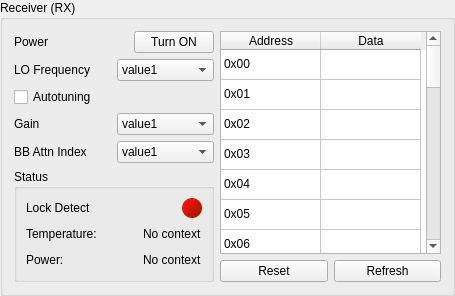
             <widget class="QGroupBox" name="gb_receiver">
              <property name="title">
               <string>Receiver (RX)</string>
              </property>
              <layout class="QVBoxLayout" name="verticalLayout_13">
               <item>
                <layout class="QHBoxLayout" name="horizontalLayout_13">
                 <item>
                  <layout class="QVBoxLayout" name="verticalLayout_8">
                   <item>
                    <layout class="QVBoxLayout" name="verticalLayout_9">
                     <item>
                      <layout class="QHBoxLayout" name="horizontalLayout_28">
                       <item>
                        <widget class="QLabel" name="lbl_power_rx">
                         <property name="text">
                          <string>Power</string>
                         </property>
                        </widget>
                       </item>
                       <item>
                        <spacer name="horizontalSpacer_11">
                         <property name="orientation">
                          <enum>Qt::Horizontal</enum>
                         </property>
                         <property name="sizeHint" stdset="0">
                          <size>
                           <width>40</width>
                           <height>20</height>
                          </size>
                         </property>
                        </spacer>
                       </item>
                       <item>
                        <widget class="QPushButton" name="btn_power_rx">
                         <property name="text">
                          <string>Turn ON</string>
                         </property>
                        </widget>
                       </item>
                      </layout>
                     </item>
                     <item>
                      <layout class="QHBoxLayout" name="horizontalLayout_15">
                       <item>
                        <widget class="QLabel" name="lbl_lo_frequency_rx">
                         <property name="text">
                          <string>LO Frequency</string>
                         </property>
                        </widget>
                       </item>
                       <item>
                        <widget class="QComboBox" name="cb_lo_frequency_rx">
                         <item>
                          <property name="text">
                           <string>value1</string>
                          </property>
                         </item>
                         <item>
                          <property name="text">
                           <string>value2</string>
                          </property>
                         </item>
                        </widget>
                       </item>
                      </layout>
                     </item>
                     <item>
                      <widget class="QCheckBox" name="chk_autotuning_rx">
                       <property name="text">
                        <string>Autotuning</string>
                       </property>
                      </widget>
                     </item>
                     <item>
                      <layout class="QHBoxLayout" name="horizontalLayout_16">
                       <item>
                        <widget class="QLabel" name="lbl_gain_rx">
                         <property name="text">
                          <string>Gain</string>
                         </property>
                        </widget>
                       </item>
                       <item>
                        <widget class="QComboBox" name="cb_gain_rx">
                         <item>
                          <property name="text">
                           <string>value1</string>
                          </property>
                         </item>
                         <item>
                          <property name="text">
                           <string>value2</string>
                          </property>
                         </item>
                        </widget>
                       </item>
                      </layout>
                     </item>
                     <item>
                      <layout class="QHBoxLayout" name="horizontalLayout_17">
                       <item>
                        <widget class="QLabel" name="lbl_bb_attn_index">
                         <property name="text">
                          <string>BB Attn Index</string>
                         </property>
                        </widget>
                       </item>
                       <item>
                        <widget class="QComboBox" name="cb_bb_attn_index">
                         <item>
                          <property name="text">
                           <string>value1</string>
                          </property>
                         </item>
                         <item>
                          <property name="text">
                           <string>value2</string>
                          </property>
                         </item>
                        </widget>
                       </item>
                      </layout>
                     </item>
                    </layout>
                   </item>
                   <item>
                    <widget class="QGroupBox" name="gb_status_rx">
                     <property name="title">
                      <string>Status</string>
                     </property>
                     <layout class="QHBoxLayout" name="horizontalLayout_18">
                      <item>
                       <layout class="QVBoxLayout" name="verticalLayout_10">
                        <item>
                         <layout class="QHBoxLayout" name="horizontalLayout_19">
                          <item>
                           <widget class="QLabel" name="lbl_lock_detect_rx">
                            <property name="text">
                             <string>Lock Detect</string>
                            </property>
                           </widget>
                          </item>
                          <item>
                           <widget class="QWidget" name="cw_lock_detect_rx" native="true">
                            <property name="minimumSize">
                             <size>
                              <width>20</width>
                              <height>20</height>
                             </size>
                            </property>
                            <property name="maximumSize">
                             <size>
                              <width>20</width>
                              <height>20</height>
                             </size>
                            </property>
                            <property name="baseSize">
                             <size>
                              <width>20</width>
                              <height>20</height>
                             </size>
                            </property>
                            <property name="autoFillBackground">
                             <bool>false</bool>
                            </property>
                            <property name="styleSheet">
                             <string notr="true">color: white;
border-radius: 10;
background-color: qlineargradient(spread:pad, x1:0.145, y1:0.16, x2:1, y2:1, stop:0 rgba(252, 20, 7, 255), stop:1 rgba(134, 25, 5, 255))</string>
                            </property>
                           </widget>
                          </item>
                         </layout>
                        </item>
                        <item>
                         <layout class="QHBoxLayout" name="horizontalLayout_20">
                          <item>
                           <widget class="QLabel" name="lbl_temp_rx">
                            <property name="text">
                             <string>Temperature:</string>
                            </property>
                           </widget>
                          </item>
                          <item>
                           <spacer name="horizontalSpacer_3">
                            <property name="orientation">
                             <enum>Qt::Horizontal</enum>
                            </property>
                            <property name="sizeHint" stdset="0">
                             <size>
                              <width>40</width>
                              <height>20</height>
                             </size>
                            </property>
                           </spacer>
                          </item>
                          <item>
                           <widget class="QLabel" name="lbl_temp_rx_dyn">
                            <property name="text">
                             <string>No context</string>
                            </property>
                           </widget>
                          </item>
                         </layout>
                        </item>
                        <item>
                         <layout class="QHBoxLayout" name="horizontalLayout_30">
                          <item>
                           <widget class="QLabel" name="lbl_power_usage_rx">
                            <property name="text">
                             <string>Power:</string>
                            </property>
                           </widget>
                          </item>
                          <item>
                           <spacer name="horizontalSpacer_13">
                            <property name="orientation">
                             <enum>Qt::Horizontal</enum>
                            </property>
                            <property name="sizeHint" stdset="0">
                             <size>
                              <width>40</width>
                              <height>20</height>
                             </size>
                            </property>
                           </spacer>
                          </item>
                          <item>
                           <widget class="QLabel" name="lbl_power_usage_rx_dyn">
                            <property name="text">
                             <string>No context</string>
                            </property>
                           </widget>
                          </item>
                         </layout>
                        </item>
                       </layout>
                      </item>
                     </layout>
                    </widget>
                   </item>
                  </layout>
                 </item>
                 <item>
                  <layout class="QVBoxLayout" name="verticalLayout_11">
                   <item>
                    <widget class="QTableWidget" name="tb_registers_rx">
                     <property name="minimumSize">
                      <size>
                       <width>218</width>
                       <height>0</height>
                      </size>
                     </property>
                     <property name="maximumSize">
                      <size>
                       <width>221</width>
                       <height>581</height>
                      </size>
                     </property>
                     <attribute name="verticalHeaderVisible">
                      <bool>false</bool>
                     </attribute>
                     <row>
                      <property name="text">
                       <string>0</string>
                      </property>
                     </row>
                     <row>
                      <property name="text">
                       <string>1</string>
                      </property>
                     </row>
                     <row>
                      <property name="text">
                       <string>2</string>
                      </property>
                     </row>
                     <row>
                      <property name="text">
                       <string>3</string>
                      </property>
                     </row>
                     <row>
                      <property name="text">
                       <string>4</string>
                      </property>
                     </row>
                     <row>
                      <property name="text">
                       <string>5</string>
                      </property>
                     </row>
                     <row>
                      <property name="text">
                       <string>6</string>
                      </property>
                     </row>
                     <row>
                      <property name="text">
                       <string>7</string>
                      </property>
                     </row>
                     <row>
                      <property name="text">
                       <string>8</string>
                      </property>
                     </row>
                     <row>
                      <property name="text">
                       <string>9</string>
                      </property>
                     </row>
                     <row>
                      <property name="text">
                       <string>10</string>
                      </property>
                     </row>
                     <row>
                      <property name="text">
                       <string>11</string>
                      </property>
                     </row>
                     <row>
                      <property name="text">
                       <string>12</string>
                      </property>
                     </row>
                     <row>
                      <property name="text">
                       <string>13</string>
                      </property>
                     </row>
                     <row>
                      <property name="text">
                       <string>14</string>
                      </property>
                     </row>
                     <row>
                      <property name="text">
                       <string>15</string>
                      </property>
                     </row>
                     <row>
                      <property name="text">
                       <string>16</string>
                      </property>
                     </row>
                     <row>
                      <property name="text">
                       <string>17</string>
                      </property>
                     </row>
                     <row>
                      <property name="text">
                       <string>18</string>
                      </property>
                     </row>
                     <row>
                      <property name="text">
                       <string>19</string>
                      </property>
                     </row>
                     <row>
                      <property name="text">
                       <string>20</string>
                      </property>
                     </row>
                     <row>
                      <property name="text">
                       <string>21</string>
                      </property>
                     </row>
                     <row>
                      <property name="text">
                       <string>22</string>
                      </property>
                     </row>
                     <row>
                      <property name="text">
                       <string>23</string>
                      </property>
                     </row>
                     <row>
                      <property name="text">
                       <string>24</string>
                      </property>
                     </row>
                     <row>
                      <property name="text">
                       <string>25</string>
                      </property>
                     </row>
                     <row>
                      <property name="text">
                       <string>26</string>
                      </property>
                     </row>
                     <row>
                      <property name="text">
                       <string>27</string>
                      </property>
                     </row>
                     <column>
                      <property name="text">
                       <string>Address</string>
                      </property>
                     </column>
                     <column>
                      <property name="text">
                       <string>Data</string>
                      </property>
                     </column>
                     <item row="0" column="0">
                      <property name="text">
                       <string>0x00</string>
                      </property>
                     </item>
                     <item row="0" column="1">
                      <property name="text">
                       <string/>
                      </property>
                     </item>
                     <item row="1" column="0">
                      <property name="text">
                       <string>0x01</string>
                      </property>
                     </item>
                     <item row="1" column="1">
                      <property name="text">
                       <string/>
                      </property>
                     </item>
                     <item row="2" column="0">
                      <property name="text">
                       <string>0x02</string>
                      </property>
                     </item>
                     <item row="2" column="1">
                      <property name="text">
                       <string/>
                      </property>
                     </item>
                     <item row="3" column="0">
                      <property name="text">
                       <string>0x03</string>
                      </property>
                     </item>
                     <item row="3" column="1">
                      <property name="text">
                       <string/>
                      </property>
                     </item>
                     <item row="4" column="0">
                      <property name="text">
                       <string>0x04</string>
                      </property>
                     </item>
                     <item row="4" column="1">
                      <property name="text">
                       <string/>
                      </property>
                     </item>
                     <item row="5" column="0">
                      <property name="text">
                       <string>0x05</string>
                      </property>
                     </item>
                     <item row="5" column="1">
                      <property name="text">
                       <string/>
                      </property>
                     </item>
                     <item row="6" column="0">
                      <property name="text">
                       <string>0x06</string>
                      </property>
                     </item>
                     <item row="6" column="1">
                      <property name="text">
                       <string/>
                      </property>
                     </item>
                     <item row="7" column="0">
                      <property name="text">
                       <string>0x07</string>
                      </property>
                     </item>
                     <item row="7" column="1">
                      <property name="text">
                       <string/>
                      </property>
                     </item>
                     <item row="8" column="0">
                      <property name="text">
                       <string>0x08</string>
                      </property>
                     </item>
                     <item row="8" column="1">
                      <property name="text">
                       <string/>
                      </property>
                     </item>
                     <item row="9" column="0">
                      <property name="text">
                       <string>0x09</string>
                      </property>
                     </item>
                     <item row="9" column="1">
                      <property name="text">
                       <string/>
                      </property>
                     </item>
                     <item row="10" column="0">
                      <property name="text">
                       <string>0x0A</string>
                      </property>
                     </item>
                     <item row="10" column="1">
                      <property name="text">
                       <string/>
                      </property>
                     </item>
                     <item row="11" column="0">
                      <property name="text">
                       <string>0x0B</string>
                      </property>
                     </item>
                     <item row="11" column="1">
                      <property name="text">
                       <string/>
                      </property>
                     </item>
                     <item row="12" column="0">
                      <property name="text">
                       <string>0x0C</string>
                      </property>
                     </item>
                     <item row="12" column="1">
                      <property name="text">
                       <string/>
                      </property>
                     </item>
                     <item row="13" column="0">
                      <property name="text">
                       <string>0x0D</string>
                      </property>
                     </item>
                     <item row="13" column="1">
                      <property name="text">
                       <string/>
                      </property>
                     </item>
                     <item row="14" column="0">
                      <property name="text">
                       <string>0x0E</string>
                      </property>
                     </item>
                     <item row="14" column="1">
                      <property name="text">
                       <string/>
                      </property>
                     </item>
                     <item row="15" column="0">
                      <property name="text">
                       <string>0x0F</string>
                      </property>
                     </item>
                     <item row="15" column="1">
                      <property name="text">
                       <string/>
                      </property>
                     </item>
                     <item row="16" column="0">
                      <property name="text">
                       <string>0x10</string>
                      </property>
                     </item>
                     <item row="16" column="1">
                      <property name="text">
                       <string/>
                      </property>
                     </item>
                     <item row="17" column="0">
                      <property name="text">
                       <string>0x11</string>
                      </property>
                     </item>
                     <item row="17" column="1">
                      <property name="text">
                       <string/>
                      </property>
                     </item>
                     <item row="18" column="0">
                      <property name="text">
                       <string>0x12</string>
                      </property>
                     </item>
                     <item row="18" column="1">
                      <property name="text">
                       <string/>
                      </property>
                     </item>
                     <item row="19" column="0">
                      <property name="text">
                       <string>0x13</string>
                      </property>
                     </item>
                     <item row="19" column="1">
                      <property name="text">
                       <string/>
                      </property>
                     </item>
                     <item row="20" column="0">
                      <property name="text">
                       <string>0x14</string>
                      </property>
                     </item>
                     <item row="20" column="1">
                      <property name="text">
                       <string/>
                      </property>
                     </item>
                     <item row="21" column="0">
                      <property name="text">
                       <string>0x15</string>
                      </property>
                     </item>
                     <item row="21" column="1">
                      <property name="text">
                       <string/>
                      </property>
                     </item>
                     <item row="22" column="0">
                      <property name="text">
                       <string>0x16</string>
                      </property>
                     </item>
                     <item row="22" column="1">
                      <property name="text">
                       <string/>
                      </property>
                     </item>
                     <item row="23" column="0">
                      <property name="text">
                       <string>0x17</string>
                      </property>
                     </item>
                     <item row="23" column="1">
                      <property name="text">
                       <string/>
                      </property>
                     </item>
                     <item row="24" column="0">
                      <property name="text">
                       <string>0x18</string>
                      </property>
                     </item>
                     <item row="24" column="1">
                      <property name="text">
                       <string/>
                      </property>
                     </item>
                     <item row="25" column="0">
                      <property name="text">
                       <string>0x19</string>
                      </property>
                     </item>
                     <item row="25" column="1">
                      <property name="text">
                       <string/>
                      </property>
                     </item>
                     <item row="26" column="0">
                      <property name="text">
                       <string>0x1A</string>
                      </property>
                     </item>
                     <item row="26" column="1">
                      <property name="text">
                       <string/>
                      </property>
                     </item>
                     <item row="27" column="0">
                      <property name="text">
                       <string>0x1B</string>
                      </property>
                     </item>
                     <item row="27" column="1">
                      <property name="text">
                       <string/>
                      </property>
                     </item>
                    </widget>
                   </item>
                   <item>
                    <layout class="QHBoxLayout" name="horizontalLayout_4">
                     <item>
                      <widget class="QPushButton" name="btn_reset_regs_rx">
                       <property name="text">
                        <string>Reset</string>
                       </property>
                      </widget>
                     </item>
                     <item>
                      <widget class="QPushButton" name="btn_refresh_regs_rx">
                       <property name="text">
                        <string>Refresh</string>
                       </property>
                      </widget>
                     </item>
                    </layout>
                   </item>
                  </layout>
                 </item>
                </layout>
               </item>
              </layout>
             </widget>
